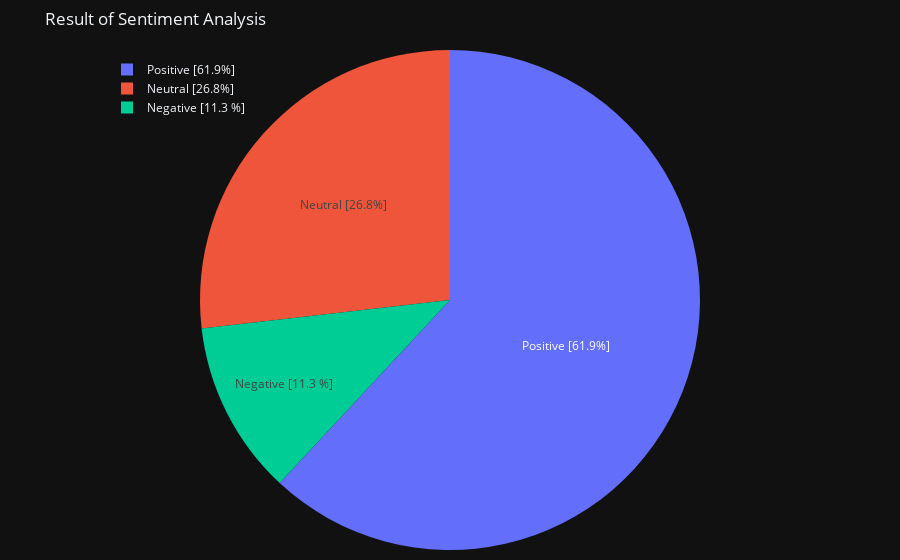

Notebook source saved alongside this figure:
### Code cell
# pie chart showing the sentiment analysis result
labels = ['Positive [' + str(positive_percent) +'%]', 'Neutral [' + str(neutral_percent) + '%]', 'Negative [' + str(negative_percent) + ' %]']
values = [positive, neutral, negative]

fig = go.Figure(data=[go.Pie(labels=labels, values=values, textinfo='label')])
fig.update_layout(template="plotly_dark", title="Result of Sentiment Analysis", legend=dict(
    y=0.99,
    x=0.01
), margin=dict(t=50, b=10, l=100, r=100))
fig.show()

### Figure 1 — Plotly figure (JSON) as saved in the notebook; plotly's stock layout.template omitted (floating-point values rounded to 4 significant figures)
{"data": [{"labels": ["Positive [61.9%]", "Neutral [26.8%]", "Negative [11.3 %]"], "textinfo": "label", "type": "pie", "values": [4781, 2070, 869]}], "layout": {"legend": {"x": 0.01, "y": 0.99}, "margin": {"b": 10, "l": 100, "r": 100, "t": 50}, "title": {"text": "Result of Sentiment Analysis"}}}
